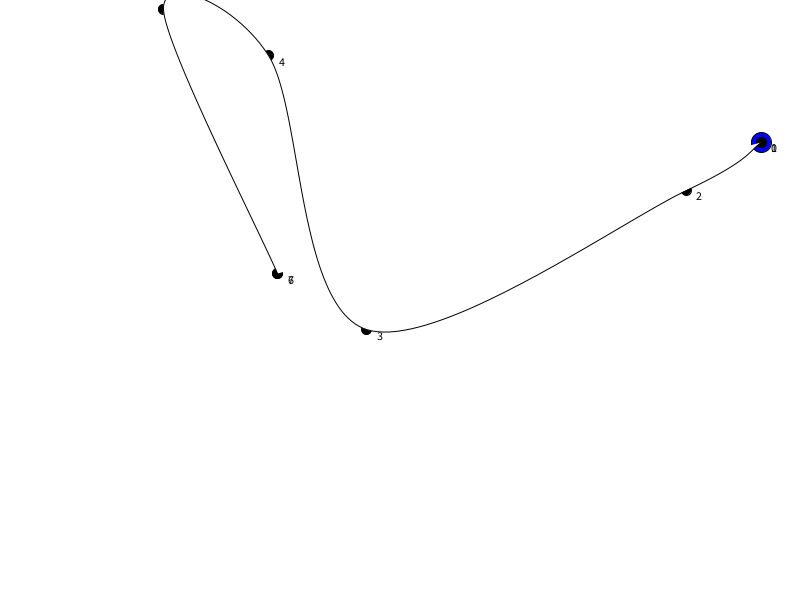
Frame 1 (no input)
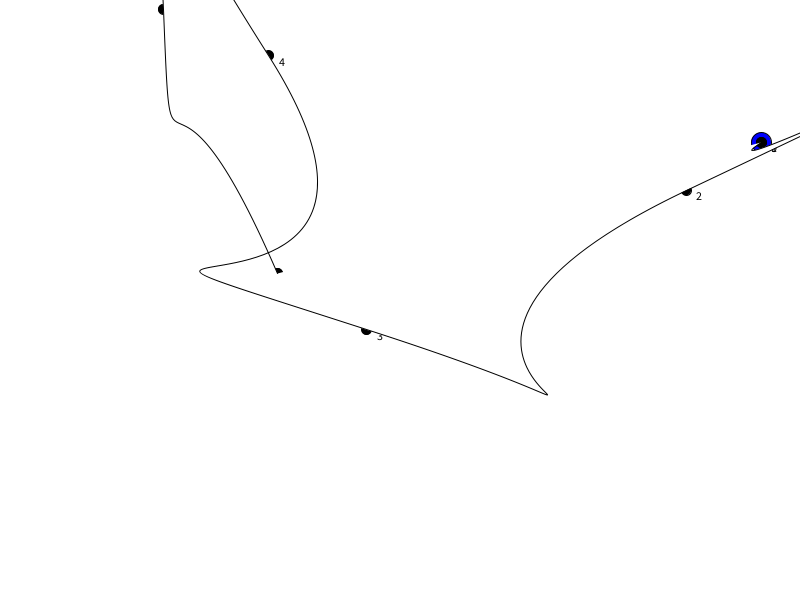
Frame 60 (the mouse pressed at the canvas centre just before this capture)
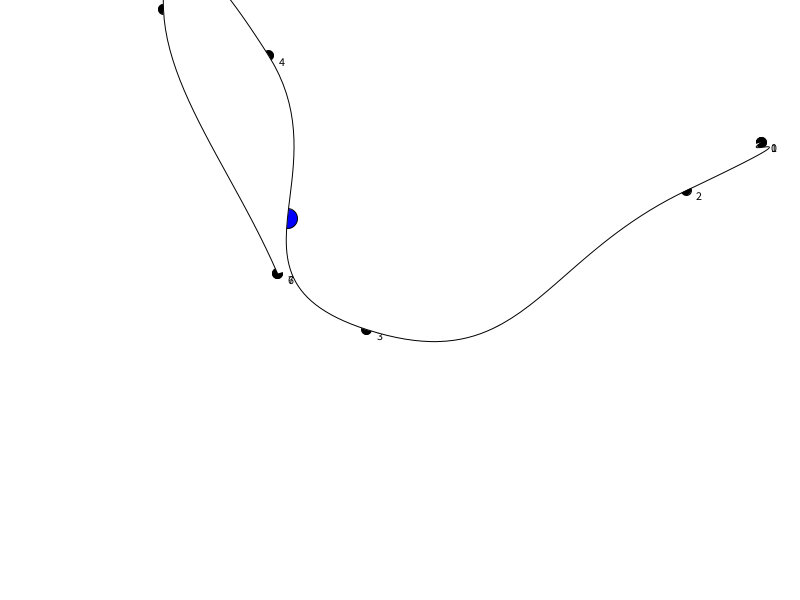
Frame 120 (the mouse held since frame 60 and released just before this capture)

The Processing sketch that drew these frames (run headless with seeded random() and noise(); from frame 60 on, the mouse is pressed at the canvas centre):

// Processing sketch: processing_82995
// ── processing_82995.pde

ArrayList<PVector> anchorPoints = new ArrayList<PVector>();
int amountAnchors=8;

float lerpProgress;
int index;

ArrayList<PVector> currentPoints = new ArrayList<PVector>();

PVector lerpPoint;

void setup(){

  size(800,600);
  smooth();
  

  for(int i=0; i<amountAnchors; i++){
    PVector p = new PVector(random(width),random(height));
    anchorPoints.add(p);
  }
  anchorPoints.set(0,anchorPoints.get(1));
  anchorPoints.set(amountAnchors-1,anchorPoints.get(amountAnchors-2));
  
  for(int i=0; i<4; i++){
    currentPoints.add(new PVector(0,0));
  }
  
  lerpPoint = new PVector(0,0);
  
}

void draw(){
  
  background(255);
  
  lerpProgress = map(mouseX,0,width,1,amountAnchors-2);
  index = floor(lerpProgress);
  println("lerpProgress: " + lerpProgress + " / index: " + index);
  
  for(int i=0; i<4; i++){
    currentPoints.get(i).set(anchorPoints.get(index+i-1).x,anchorPoints.get(index+i-1).y,0);
  }
  
  lerpPoint.x = curvePoint(currentPoints.get(0).x, currentPoints.get(1).x, currentPoints.get(2).x, currentPoints.get(3).x, lerpProgress-index);
  lerpPoint.y = curvePoint(currentPoints.get(0).y, currentPoints.get(1).y, currentPoints.get(2).y, currentPoints.get(3).y, lerpProgress-index);
  
  pushStyle();
  fill(0,0,255);
  ellipse(lerpPoint.x, lerpPoint.y, 20,20);
  popStyle();
  
  beginShape();
  for(int i=0; i<amountAnchors; i++){
    PVector p = anchorPoints.get(i);
    pushStyle();
    noFill();
    curveVertex(p.x,p.y);
    popStyle();
    pushStyle();
    fill(0);
    ellipse(p.x,p.y,10,10);
    text(i,p.x+10, p.y+10);
    popStyle();
  }
  endShape();
  
  float tightness = map(mouseY,0,width,-5,5);
  curveTightness(tightness);
  

}

void keyPressed(){
  anchorPoints.clear();
  anchorPoints.add(new PVector(0,0));
  for(int i=1; i<amountAnchors-1; i++){
    PVector p = new PVector(random(width),random(height));
    anchorPoints.add(p);
  }
  anchorPoints.set(0,anchorPoints.get(1));
  anchorPoints.add(amountAnchors-1,anchorPoints.get(amountAnchors-2));
}
